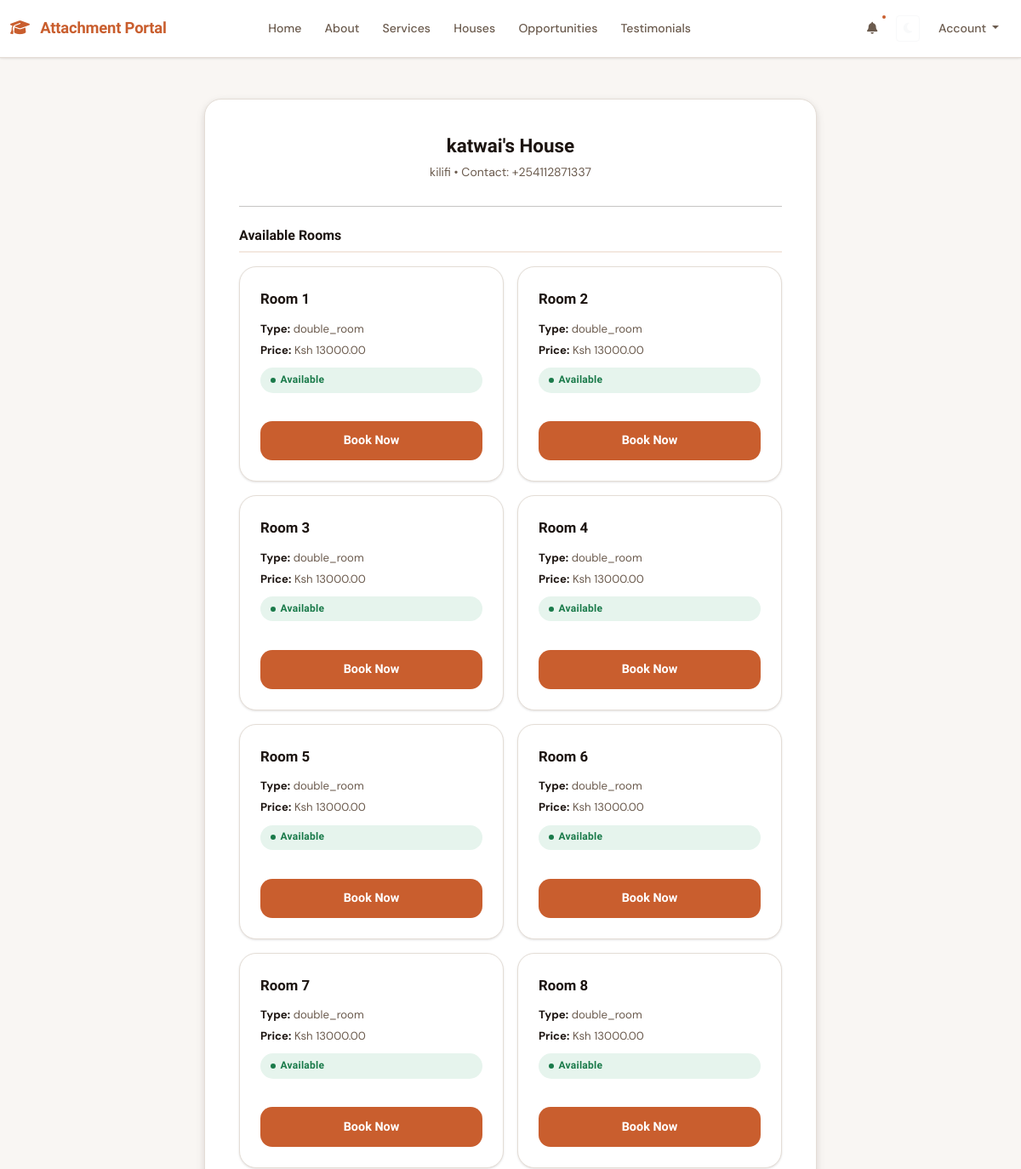
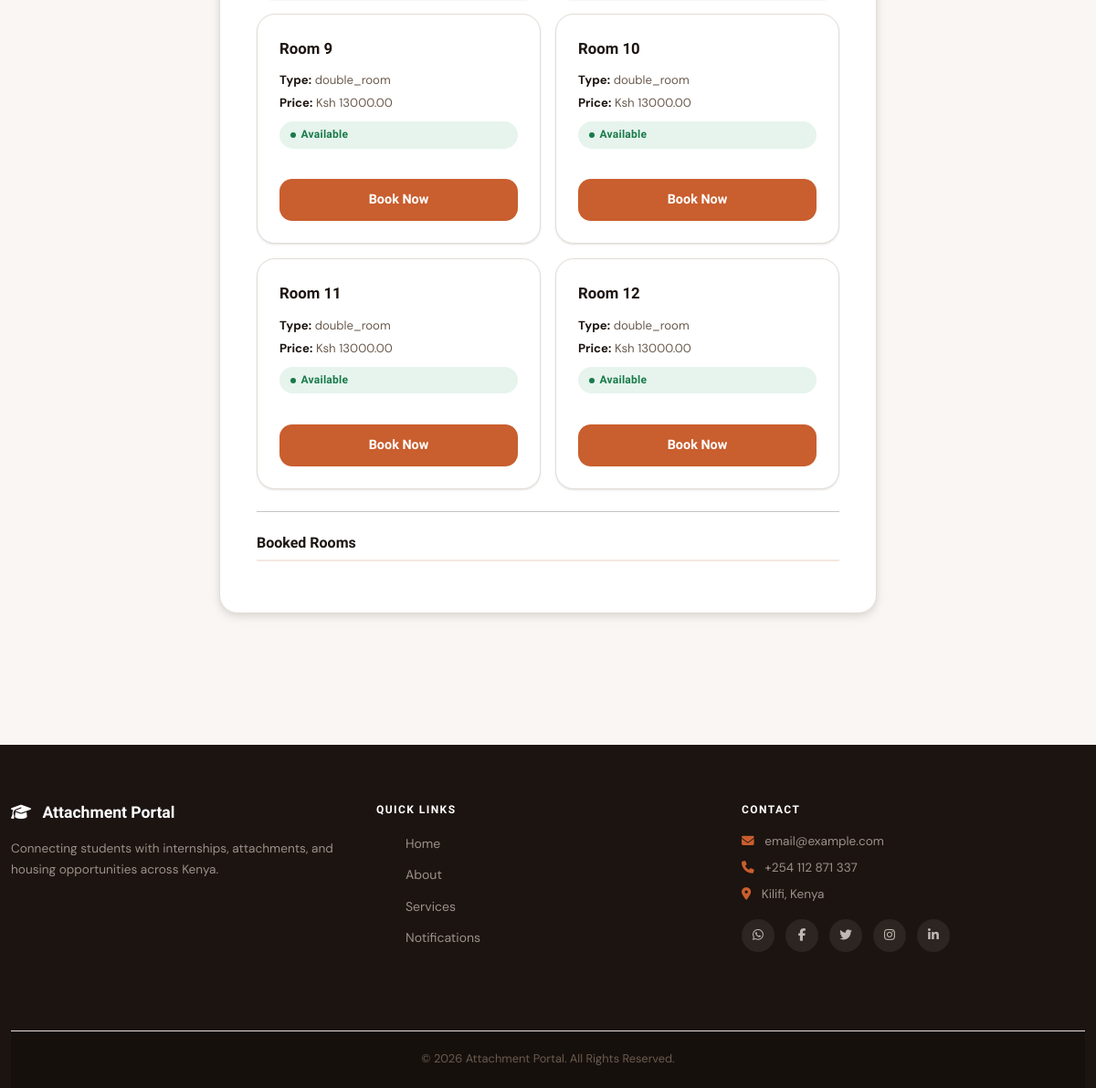
Screenshot of /housing/house/7/ with the database file from the repository (2 pictures, top to bottom).
### housing/models.py (models this page shows, shortened)
class House(models.Model):
    landlord = models.ForeignKey(Landlord, on_delete=models.CASCADE, null=True, blank=True)
    owner_name  = models.CharField(max_length=200)
    phone_number = PhoneNumberField(region='KE')
    location = models.CharField(max_length=200)
    DESCRIPTION_CHOICES =(
        ('single_room', 'Single Room'),
        ('double_room', 'Double Room'),
        ('bed_sitter', 'Bed Sitter'),
        ('hostel', 'Hostel'),
    )
    description = models.CharField(max_length=255, choices=DESCRIPTION_CHOICES, default='single_room')
    total_rooms = models.PositiveIntegerField(default=1)
    rent  = models.DecimalField(max_digits=10, decimal_places=2)
    image = models.ImageField(upload_to='house_photos/')
    date_posted = models.DateTimeField(auto_now_add=True)

class Room(models.Model):
    ROOM_TYPE_CHOICES = (
        ('single_room', 'Single Room'),
        ('double_room', 'Double Room'),
        ('bed_sitter', 'Bed Sitter'),
        ('hostel', 'Hostel'),
    )
    house = models.ForeignKey(House, on_delete=models.CASCADE, related_name='rooms')
    room_number = models.CharField(max_length=10)
    room_type = models.CharField(max_length=50, choices=ROOM_TYPE_CHOICES, default='single_room')
    price = models.DecimalField(max_digits=10, decimal_places=2,default=0.00)
    image = models.ImageField(upload_to='room_images/', blank=True, null=True)
    is_booked = models.BooleanField(default=False)

### housing/views.py (the view)
# urls.py: path('house/<int:house_id>/', views.house_detail, name='house_detail'),
def house_detail(request, house_id):
    house = get_object_or_404(House, id=house_id)
    rooms = Room.objects.filter(house=house)
    available_rooms = rooms.filter(is_booked=False)
    booked_rooms = rooms.filter(is_booked=True)
    return render(request, 'housing/house_detail.html', {
        'house': house,
        'available_rooms': available_rooms,
        'booked_rooms': booked_rooms,
    })

### templates/housing/house_detail.html (shortened to what this page needs)
{% extends 'base.html' %}
{% load static %}
{% block content %}
<div class="auth-page">
    <div class="attachment-form-card">
        <div class="auth-header">
            <h4>{{ house.owner_name }}'s House</h4>
            <p>{{ house.location }} • Contact: {{ house.phone_number }}</p>
        </div>
        <hr>
        <h4 class="section-title">Available Rooms</h4>
        {% if available_rooms %}
            <div class="room-grid">
                {% for room in available_rooms %}
                    <div class="attachment-opportunity-card">
                        <div class="attachment-title">
                            Room {{ room.room_number }}
                        </div>
                        <div class="attachment-meta">
                            <p><strong>Type:</strong> {{ room.room_type }}</p>
                            <p><strong>Price:</strong> Ksh {{ room.price }}</p>
                        </div>
                        <span class="status-badge status-open">Available</span>
                        <div class="attachment-form-actions">
                            <a href="{% url 'book_room' room.id %}"
                               class="auth-btn">
                                Book Now
                            </a>
                        </div>
                    </div>
                {% endfor %}
            </div>
        {% else %}
            <p class="table-empty">No rooms available for this house at the moment.</p>
        {% endif %}
        <hr>
        <h4 class="section-title">Booked Rooms</h4>
    </div>
</div>
{% endblock %}

### static/css/main.css (style rules this page uses)
:root { --primary: #C95E2E; --primary-light: #F4E8E0; --primary-dark: #8F3E18; --accent: #2E7DC9; --accent-light: #E0EEF8; --surface: #FFFFFF; --surface-2: #F9F6F3; --surface-3: #F0EBE5; --border: #E4DDD6; --border-strong: #C9BEAF; --text-primary: #1C1410; --text-secondary: #6B5B4E; --text-muted: #A0887A; --success: #1A7A4A; --success-bg: #E6F4ED; --warning: #A06800; --warning-bg: #FFF4D6; --danger: #B52B2B; --danger-bg: #FBEAEA; --info: #1860A8; --info-bg: #E6EFF9; --radius-sm: 4px; --radius-md: 8px; --radius-lg: 14px; --radius-xl: 20px; --radius-pill: 999px; --shadow-sm: 0 1px 3px rgba(28,20,16,0.07), 0 1px 2px rgba(28,20,16,0.05); --shadow-md: 0 4px 12px rgba(28,20,16,0.09), 0 2px 6px rgba(28,20,16,0.06); --shadow-lg: 0 12px 32px rgba(28,20,16,0.12), 0 4px 12px rgba(28,20,16,0.07); --nav-height: 68px; --sidebar-w: 240px; --font-display: 'Sora', sans-serif; --font-body: 'DM Sans', sans-serif; }
*, *::before, *::after { box-sizing: border-box; margin: 0; padding: 0; }
html { scroll-behavior: smooth; font-size: 16px; }
body { font-family: var(--font-body); font-size: 1rem; line-height: 1.65; color: var(--text-primary); background: var(--surface-2); -webkit-font-smoothing: antialiased; transition: background 0.3s, color 0.3s; }
h1, h2, h3, h4, h5, h6 { font-family: var(--font-display); font-weight: 700; line-height: 1.25; color: var(--text-primary); }
a { color: var(--primary); text-decoration: none; transition: color 0.2s; }
p { margin-bottom: 0; }
.attachment-opportunity-card { background: var(--surface); border: 1px solid var(--border); border-radius: var(--radius-xl); padding: 1.5rem; box-shadow: var(--shadow-sm); transition: transform 0.2s, box-shadow 0.2s, border-color 0.2s; display: flex; flex-direction: column; gap: 0.6rem; height: 100%; }
.attachment-title { font-family: var(--font-display); font-size: 1.05rem; font-weight: 600; color: var(--text-primary); }
.attachment-meta { display: flex; flex-direction: column; gap: 0.2rem; }
.attachment-meta p { font-size: 0.825rem; color: var(--text-secondary); margin: 0; }
.attachment-meta strong { color: var(--text-primary); }
.status-badge { display: inline-flex; align-items: center; gap: 0.35rem; font-size: 0.75rem; font-weight: 600; padding: 0.3rem 0.75rem; border-radius: var(--radius-pill); letter-spacing: 0.02em; font-family: var(--font-display); }
.status-badge::before { content: ''; width: 6px; height: 6px; border-radius: 50%; background: currentColor; flex-shrink: 0; }
.status-open { background: var(--success-bg); color: var(--success); }
.auth-page { min-height: calc(100vh - var(--nav-height)); display: flex; align-items: flex-start; justify-content: center; padding: 3rem 1rem; background: var(--surface-2); }
.auth-header { text-align: center; margin-bottom: 1.75rem; }
.auth-header h4 { font-size: 1.4rem; font-weight: 700; color: var(--text-primary); margin-bottom: 0.4rem; }
.auth-header p { font-size: 0.875rem; color: var(--text-secondary); }
.auth-btn { display: inline-flex; align-items: center; justify-content: center; width: 100%; padding: 0.7rem 1.5rem; background: var(--primary); color: #fff !important; font-family: var(--font-display); font-size: 0.9rem; font-weight: 600; border: none; border-radius: var(--radius-lg); cursor: pointer; transition: background 0.2s, transform 0.15s; text-align: center; text-decoration: none; }
.attachment-form-card { background: var(--surface); border: 1px solid var(--border); border-radius: var(--radius-xl); padding: 2.5rem; width: 100%; max-width: 720px; box-shadow: var(--shadow-md); }
.attachment-form-actions { display: flex; gap: 0.75rem; flex-wrap: wrap; margin-top: 1.5rem; }
.attachment-form-actions .auth-btn, .attachment-form-actions .auth-btn-outline { width: auto; flex: 1; min-width: 120px; }
.room-grid { display: grid; grid-template-columns: repeat(auto-fill, minmax(220px, 1fr)); gap: 1rem; margin-bottom: 1.5rem; }
.section-title { font-size: 1rem; font-weight: 700; color: var(--text-primary); margin: 1.5rem 0 1rem; padding-bottom: 0.5rem; border-bottom: 2px solid var(--primary-light); }

### rows the page displays
House: owner_name "katwai", location "kilifi", phone_number "+254112871337"
Room: room_number "1", room_type "double_room", price "13000.00"
Room: room_number "2", room_type "double_room", price "13000.00"
Room: room_number "3", room_type "double_room", price "13000.00"
Room: room_number "4", room_type "double_room", price "13000.00"
Room: room_number "5", room_type "double_room", price "13000.00"
Room: room_number "6", room_type "double_room", price "13000.00"
Room: room_number "7", room_type "double_room", price "13000.00"
Room: room_number "8", room_type "double_room", price "13000.00"
Room: room_number "9", room_type "double_room", price "13000.00"
Room: room_number "10", room_type "double_room", price "13000.00"
Room: room_number "11", room_type "double_room", price "13000.00"
Room: room_number "12", room_type "double_room", price "13000.00"
